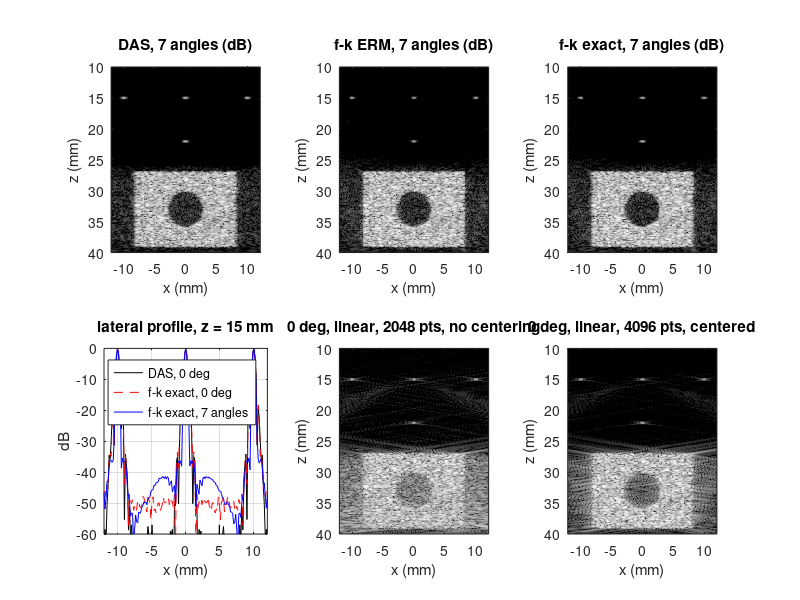

This chart was generated by the following MATLAB code:
%% m24_stolt_planewave.m  --  Stolt f-k migration for plane waves versus DAS
% Purpose : simulate complex baseband (IQ) channel data of a 128-element linear array for
%           steered plane waves (point targets, and an anechoic cyst in speckle), then form
%           the image three ways on the same pixel grid:
%             DAS   : delay and sum, dynamic receive aperture F# 1.5 (rectangular)
%             ERM   : Stolt f-k migration with the exploding-reflector fit of Garcia et al.
%                     (2013): v = c/sqrt(1+cos(th)+sin(th)^2), depth factor
%                     beta = (1+cos th)^1.5/(1+cos th+sin^2 th), lateral shear sin th/(2-cos th)
%             exact : the same pipeline with the exact transmit + receive wavevector map
%                     f = c(Kx^2+Kz^2) / (2(Kx sin th + Kz cos th))
%           Pipeline (both maps): FFT in t, FFT in x, receive fan filter equivalent to F# 1.5,
%           2x lateral upsampling, steering compensation exp(j2 pi f x sin(th)/c), ONE linear
%           interpolation along f per Kx column, Jacobian |df/dKz|, IFFT2.
%           Printed: time per angle, -6 dB widths, peak sidelobe, peak position error at
%           0 and 9 deg, cyst contrast, clutter beside the speckle block, residual against
%           DAS, and how interpolation, zero-padding and time-centering change the result.
% Change  : thetaDeg (compounding set), Fnum, ntFFT, tCenter, useFan, pitch.
% Expect  : widths equal to DAS within ~2 % (lateral 0.55 mm single angle, 0.50 mm for
%           7 angles; axial 0.24 mm), PSL within ~1.5 dB, cyst contrast within ~1 dB.
%           ERM at 9 deg: peak displaced laterally by tens of um; exact map: < 5 um.
%           Linear interpolation on a 2048-point FFT (no centering) smears every strong
%           echo laterally (clutter beside the block -11 dB instead of -19 dB); 4096 points
%           with time-centering removes it. f-k is a few times faster than DAS in Octave.
% Model   : linear acoustics, first-order Born, infinite plane-wave transmit, point-like
%           elements (no directivity), no attenuation or spreading, Gaussian two-way pulse
%           (60 % band). Runtime ~20 s in Octave.
% Base MATLAB only; runs in MATLAB R2019b+ and GNU Octave 8.
clear; close all; rng(1);
tStart = tic;

%% Parameters
c     = 1.540;                 % speed of sound (mm/us)
f0    = 5;                     % center frequency (MHz)
lam   = c/f0;                  % wavelength (mm) = 0.308
FBW   = 0.60;                  % -6 dB fractional bandwidth (amplitude spectrum)
fs    = 20;                    % IQ sampling rate (MHz)
Nel   = 128; pitch = 0.30;     % elements, pitch (mm)
xe    = ((0:Nel-1) - (Nel-1)/2) * pitch;   % element positions (mm)
Fnum  = 1.5;                   % receive F-number (DAS aperture z/Fnum, f-k fan filter)
alphaMax = atan(1/(2*Fnum));   % receive half-angle allowed by the F-number (rad)
useFan = true;                 % receive fan filter in f-k (the k-space F-number)
thetaDeg = -9:3:9;             % plane-wave angles (deg); must contain 0 and 9
theta = thetaDeg*pi/180;  Nang = numel(theta);  iMid = find(thetaDeg == 0);
density = 40;                  % speckle scatterers per mm^2
nt    = 1250;                  % samples per channel (62.5 us), t = 0 at transmit
ntFFT = 4096;                  % time FFT length for f-k (3.3x zero-padding)
tCenter = nt/(2*fs);           % time-centering reference (us) before f interpolation

sig_f = FBW*f0/(2*sqrt(2*log(2)));          % Gaussian spectrum std (MHz) = 1.27
sig_t = 1/(2*pi*sig_f);                     % envelope std (us) = 0.125
kt    = (-ceil(4*sig_t*fs):ceil(4*sig_t*fs)).';
envK  = exp(-(kt/fs).^2/(2*sig_t^2));       % sampled envelope

%% Phantoms: (A) point targets, (B) speckle with an anechoic cyst
ptsX = [-10 0 10 0].';  ptsZ = [15 15 15 22].';  ptsA = ones(4,1);
R = 3; cx = 0; cz = 33;  xr = [-8 8]; zr = [27 39];
Ns  = round(density*diff(xr)*diff(zr));
spX = xr(1) + diff(xr)*rand(Ns,1);  spZ = zr(1) + diff(zr)*rand(Ns,1);
keep = (spX-cx).^2 + (spZ-cz).^2 > R^2;  spX = spX(keep);  spZ = spZ(keep);
spA = (randn(numel(spX),1) + 1i*randn(numel(spX),1))/sqrt(2);
fprintf('speckle scatterers %d, cyst radius %.0f mm, %d angles (%s deg)\n', numel(spX), R, Nang, mat2str(thetaDeg));

%% Image grids (fixed): lateral 2x upsampled, depth from a fixed Kz grid
nxp  = 256;  U = 2;  nxf = U*nxp;  dxf = pitch/U;
xf   = xe(1) + (0:nxf-1)*dxf;               % image x grid (mm), 0.15 mm
kxd  = [0:nxp/2-1, -nxp/2:-1]/(nxp*pitch);  % data wavenumbers (cycles/mm)
Kx   = [0:nxf/2-1, -nxf/2:-1]/(nxf*dxf);    % image wavenumbers (cycles/mm)
NZ   = 1024;  dKz = 2*(fs/2048)/c;          % Kz step (cycles/mm): depth extent 78.8 mm
Kz   = (0:NZ-1).'*dKz;  zf = (0:NZ-1).'/(NZ*dKz);   % image z grid (mm), 0.077 mm
[KX, KZ] = meshgrid(Kx, Kz);
ix = find(abs(xf) <= 12);  iz = find(zf >= 10 & zf <= 40);
xg = xf(ix);  zg = zf(iz);  [XG, ZG] = meshgrid(xg, zg);
fprintf('pixel grid %d x %d (dx %.3f mm, dz %.4f mm)\n', numel(zg), numel(xg), dxf, zg(2)-zg(1));

%% DAS geometry (angle independent)
Px = XG(:);  Pz = ZG(:);  nPix = numel(Px);
Rrx = sqrt((Px - xe).^2 + Pz.^2)/c;          % receive time (us), nPix x Nel
act = abs(xe - Px) <= Pz/(2*Fnum);           % dynamic aperture
[pp, ee] = find(act);  rxT = Rrx(act);  clear Rrx
Wn  = 1 ./ accumarray(pp, 1, [nPix 1]);      % unit-sum rectangular weights
Wc  = Wn(pp) .* exp(1i*2*pi*f0*rxT);         % weight x receive part of the remodulation
txTime = @(x, z, th) (x*sin(th) + z*cos(th))/c;

% f-k jobs: [map (1 ERM, 2 exact), FFT length, nearest (1) or linear (0), time-centering]
jobMain = [1 ntFFT 0 1; 2 ntFFT 0 1];
jobTest = [2 2048 1 0; 2 2048 0 0; 2 4096 0 0; 2 4096 0 1; 2 8192 0 1];

%% Simulate, then beamform every angle three ways
img  = zeros(numel(zg), numel(xg), Nang, 3, 2);     % (z, x, angle, method, phantom)
imgT = zeros(numel(zg), numel(xg), size(jobTest,1), 2);
tDAS = 0;  tFK = zeros(1,2);
for ia = 1:Nang
    th = theta(ia);
    S = cell(1,2);
    for ph = 1:2                                 % channel data (IQ, nt x Nel)
        if ph == 1, X0 = ptsX; Z0 = ptsZ; A0 = ptsA; else, X0 = spX; Z0 = spZ; A0 = spA; end
        tau = txTime(X0, Z0, th) + sqrt((X0 - xe).^2 + Z0.^2)/c;   % two-way delay (us)
        w   = A0 .* exp(-1i*2*pi*f0*tau);        % exact carrier phase
        q   = tau*fs;  i0 = floor(q);  fr = q - i0;
        li  = i0 + 1 + nt*(0:Nel-1);
        Sd  = accumarray(li(:), w(:).*(1-fr(:)), [nt*Nel 1]) + accumarray(li(:)+1, w(:).*fr(:), [nt*Nel 1]);
        S{ph} = conv2(reshape(Sd, nt, Nel), envK, 'same');
    end
    % ---- DAS
    t1 = tic;
    T  = txTime(Px(pp), Pz(pp), th) + rxT;  q = T*fs;  i0 = floor(q);  fr = q - i0;
    li = i0 + 1 + nt*(ee - 1);  txRot = exp(1i*2*pi*f0*txTime(Px, Pz, th));
    for ph = 1:2
        v = ((1-fr).*S{ph}(li) + fr.*S{ph}(li+1)) .* Wc;
        img(:,:,ia,1,ph) = reshape(accumarray(pp, v, [nPix 1]) .* txRot, numel(zg), numel(xg));
    end
    tDAS = tDAS + toc(t1);
    % ---- f-k
    jobs = jobMain;  if ia == iMid, jobs = [jobMain; jobTest]; end
    for jb = 1:size(jobs, 1)
        mode = jobs(jb,1);  ntq = jobs(jb,2);  nearest = jobs(jb,3);  tc = jobs(jb,4)*tCenter;
        t1 = tic;
        Dfq  = fs/ntq;  fq = [0:ntq/2-1, -ntq/2:-1]*Dfq + f0;     % RF frequency of each bin
        bq   = find(fq >= 0.8 & fq <= 9.2);  [fB, o] = sort(fq(bq));  bq = bq(o);
        fB   = fB(:);  nB = numel(fB);
        if mode == 1        % Garcia ERM fit
            v  = c/sqrt(1 + cos(th) + sin(th)^2);  be = (1 + cos(th))^1.5/(1 + cos(th) + sin(th)^2);
            ga = sin(th)/(2 - cos(th));  kzh = (KZ - ga*KX)/be;
            F  = v*sqrt(KX.^2 + kzh.^2);  J = v*kzh./(be*sqrt(KX.^2 + kzh.^2) + eps);  ok = kzh > 0;
        else                % exact transmit + receive wavevector map
            M  = KX*sin(th) + KZ*cos(th);  N2 = KX.^2 + KZ.^2;
            F  = c*N2./(2*M + eps);  J = abs(c*(2*KZ.*M - N2*cos(th))./(2*M.^2 + eps));
            ok = M > 0 & (KZ - F*cos(th)/c) >= 0;
        end
        q  = (F - fB(1))/Dfq + 1;
        if nearest, i0 = round(q); w = zeros(size(q)); else, i0 = floor(q); w = q - i0; end
        ok = ok & i0 >= 1 & i0 < nB;
        li = i0(ok) + nB*(ceil(find(ok)/NZ) - 1);  w = w(ok);
        Wt = J(ok) .* exp(-1i*2*pi*F(ok)*tc);    % Jacobian, undo the time-centering
        for ph = 1:2
            D  = fft(S{ph}, ntq, 1);
            D  = D(bq, :) .* exp(1i*2*pi*fB*tc);         % RF frequency rows, time-centered
            D  = fft(D, nxp, 2);                         % data wavenumber kx_d
            if useFan, D = D .* (abs(kxd) <= fB*sin(alphaMax)/c); end
            Du = zeros(nB, nxf);  Du(:, 1:nxp/2) = D(:, 1:nxp/2);  Du(:, end-nxp/2+1:end) = D(:, nxp/2+1:end);
            d  = ifft(Du, [], 2) .* exp(1i*2*pi*(fB*sin(th)/c)*xf);   % steering compensation
            D2 = fft(d, [], 2);                          % nB x nxf, image Kx
            I  = zeros(NZ, nxf);
            I(ok) = ((1 - w).*D2(li) + w.*D2(li+1)) .* Wt;
            im = ifft2(I);
            if jb <= 2, img(:,:,ia,mode+1,ph) = im(iz, ix); else, imgT(:,:,jb-2,ph) = im(iz, ix); end
        end
        if jb <= 2, tFK(mode) = tFK(mode) + toc(t1); end
    end
end
fprintf('time per angle (2 phantoms): DAS %.2f s, f-k ERM %.2f s, f-k exact %.2f s -> f-k %.1fx faster\n', ...
    tDAS/Nang, tFK(1)/Nang, tFK(2)/Nang, tDAS/mean(tFK));
fprintf('work per angle and phantom: DAS %d (pixel, element) pairs; f-k FFTs %dx%d + 2 x %dx%d, %d interpolations\n\n', ...
    numel(pp), ntFFT, Nel, nB, nxf, nnz(ok));

%% Normalize each method by its peak on the central point target (0 deg)
names = {'DAS', 'f-k ERM', 'f-k exact'};
nrm = @(I3) max(max(abs(I3(abs(zg-15) < 1, abs(xg) < 1))));
for m = 1:3, sc = nrm(img(:,:,iMid,m,1));  img(:,:,:,m,:) = img(:,:,:,m,:)/sc; end
for k = 1:size(jobTest,1), sc = nrm(imgT(:,:,k,1));  imgT(:,:,k,:) = imgT(:,:,k,:)/sc; end

%% Metrics on the central target (0, 15 mm)
xl = -1.5:0.005:1.5;  zl = -1.2:0.002:1.2;
box = abs(XG) <= 4 & abs(ZG - 15) <= 4;  mlobe = abs(XG) <= 1.0 & abs(ZG - 15) <= 0.45;
sets = {iMid, 1:Nang, find(thetaDeg == 9)};  setName = {'0 deg', sprintf('%d angles', Nang), '9 deg'};
fprintf('%-10s %-9s %8s %8s %7s %9s %9s %8s\n', 'method', 'set', 'lat-6dB', 'ax-6dB', 'PSL', 'dx peak', 'dz peak', 'A(22)/');
fprintf('%-10s %-9s %8s %8s %7s %9s %9s %8s\n', '', '', '(mm)', '(mm)', '(dB)', '(um)', '(um)', 'A(15)');
for s = 1:3
    for m = 1:3
        E  = abs(sum(img(:,:,sets{s},m,1), 3));
        sub = E .* box;  [pk, k] = max(sub(:));  [kz, kx] = ind2sub(size(E), k);
        rz = max(1,kz-12):min(numel(zg),kz+12);  rx = max(1,kx-8):min(numel(xg),kx+8);
        Lc = interp1(zg(rz), E(rz, kx), zg(kz) + zl, 'spline');  [~, b] = max(Lc);  zpk = zg(kz) + zl(b);
        rowv = interp1(zg(rz), E(rz, rx), zpk, 'spline');
        Lr = interp1(xg(rx), rowv, xg(kx) + xl, 'spline');  [pr, a] = max(Lr);  xpk = xg(kx) + xl(a);
        colv = interp1(xg(rx), E(rz, rx).', xpk, 'spline');
        Lc = interp1(zg(rz), colv(:), zg(kz) + zl, 'spline');  [pc, b] = max(Lc);  zpk = zg(kz) + zl(b);
        wl = sum(Lr >= pr/2)*0.005;  wa = sum(Lc >= pc/2)*0.002;
        PSL = 20*log10(max(E(box & ~mlobe))/pk);
        A22 = max(max(E(abs(ZG-22) < 1 & abs(XG) < 1)))/pk;
        fprintf('%-10s %-9s %8.3f %8.3f %7.1f %9.1f %9.1f %8.2f\n', names{m}, setName{s}, wl, wa, PSL, xpk*1e3, (zpk-15)*1e3, A22);
    end
end
fprintf('theory: receive-only 1.207 lam F# = %.3f mm; axial -6 dB of the envelope 2.355 sig_t c/2 = %.3f mm\n', ...
    1.207*lam*Fnum, 2*sqrt(2*log(2))*sig_t*c/2);
fprintf('pixel grid: dx %.0f um, dz %.0f um (peak positions are spline-refined)\n\n', dxf*1e3, (zg(2)-zg(1))*1e3);

%% Speckle: cyst contrast, clutter beside the block, residual against DAS
rr   = sqrt((XG-cx).^2 + (ZG-cz).^2);
cin  = rr <= R - 0.5;  cout = rr >= R + 1 & rr <= R + 3.5 & ZG <= 38.5;
blk  = abs(XG) < 7 & ZG > 28 & ZG < 38 & rr > R + 1;   side = XG > 9.5 & ZG > 29 & ZG < 38;
gres = @(I, ref) 20*log10(norm((sum(conj(I).*ref, 2)./sum(abs(I).^2, 2)).*I - ref, 'fro')/norm(ref, 'fro'));
spk  = @(I) [10*log10(mean(abs(I(cin)).^2)/mean(abs(I(cout)).^2)), 10*log10(mean(abs(I(side)).^2)/mean(abs(I(blk)).^2))];
fprintf('%-10s %-9s %10s %10s %12s\n', 'method', 'set', 'contrast', 'beside', 'residual vs');
fprintf('%-10s %-9s %10s %10s %12s\n', '', '', '(dB)', 'block (dB)', 'DAS (dB)');
for s = 1:2
    ref = sum(img(:,:,sets{s},1,1) + img(:,:,sets{s},1,2), 3);
    for m = 1:3
        Ic = sum(img(:,:,sets{s},m,1) + img(:,:,sets{s},m,2), 3);  r = spk(sum(img(:,:,sets{s},m,2), 3));
        if m == 1, rs = '(reference)'; else, rs = sprintf('%.1f', gres(Ic, ref)); end
        fprintf('%-10s %-9s %10.1f %10.1f %12s\n', names{m}, setName{s}, r(1), r(2), rs);
    end
end
fprintf('(residual after one complex gain per depth row: removes the depth-gain difference\n');
fprintf(' between unit-sum DAS and Stolt; what remains is the k-space weighting difference)\n\n');

%% Interpolation along f, zero-padding and time-centering (0 deg, exact map)
fprintf('%-8s %6s %8s %9s %10s %10s %12s\n', 'interp', 'ntFFT', 'df(kHz)', 'centered', 'contrast', 'beside', 'residual vs');
fprintf('%-8s %6s %8s %9s %10s %10s %12s\n', '', '', '', '', '(dB)', 'block (dB)', 'DAS (dB)');
ref = img(:,:,iMid,1,1) + img(:,:,iMid,1,2);
for k = 1:size(jobTest,1)
    Ic = imgT(:,:,k,1) + imgT(:,:,k,2);  r = spk(imgT(:,:,k,2));
    nm = 'linear'; if jobTest(k,3), nm = 'nearest'; end
    yn = 'no'; if jobTest(k,4), yn = 'yes'; end
    fprintf('%-8s %6d %8.2f %9s %10.1f %10.1f %12.1f\n', nm, jobTest(k,2), fs/jobTest(k,2)*1e3, yn, r(1), r(2), gres(Ic, ref));
end
fprintf('\ntotal run time %.1f s\n', toc(tStart));

%% Figures
dr = 50;  dB = @(I) max(20*log10(abs(I)/max(abs(I(:))) + eps), -dr);
figure('Position', [40 40 1150 720]);
for m = 1:3
    Ic = sum(img(:,:,:,m,1) + img(:,:,:,m,2), 3);
    subplot(2,3,m); imagesc(xg, zg, dB(Ic), [-dr 0]); axis image; colormap(gray);
    title(sprintf('%s, %d angles (dB)', names{m}, Nang)); xlabel('x (mm)'); ylabel('z (mm)');
end
subplot(2,3,4);
E1 = abs(img(:,:,iMid,1,1));  E2 = abs(img(:,:,iMid,3,1));  E3 = abs(sum(img(:,:,:,3,1),3));
[~, jz] = min(abs(zg - 15));
plot(xg, 20*log10(E1(jz,:)/max(E1(jz,:))), 'k', xg, 20*log10(E2(jz,:)/max(E2(jz,:))), 'r--', ...
     xg, 20*log10(E3(jz,:)/max(E3(jz,:))), 'b');
axis([-12 12 -60 0]); grid on; xlabel('x (mm)'); ylabel('dB');
legend('DAS, 0 deg', 'f-k exact, 0 deg', 'f-k exact, 7 angles'); title('lateral profile, z = 15 mm');
subplot(2,3,5);
Ic = imgT(:,:,2,1) + imgT(:,:,2,2);
imagesc(xg, zg, dB(Ic), [-dr 0]); axis image; title('0 deg, linear, 2048 pts, no centering');
xlabel('x (mm)'); ylabel('z (mm)');
subplot(2,3,6);
Ic = imgT(:,:,4,1) + imgT(:,:,4,2);
imagesc(xg, zg, dB(Ic), [-dr 0]); axis image; title('0 deg, linear, 4096 pts, centered');
xlabel('x (mm)'); ylabel('z (mm)');
